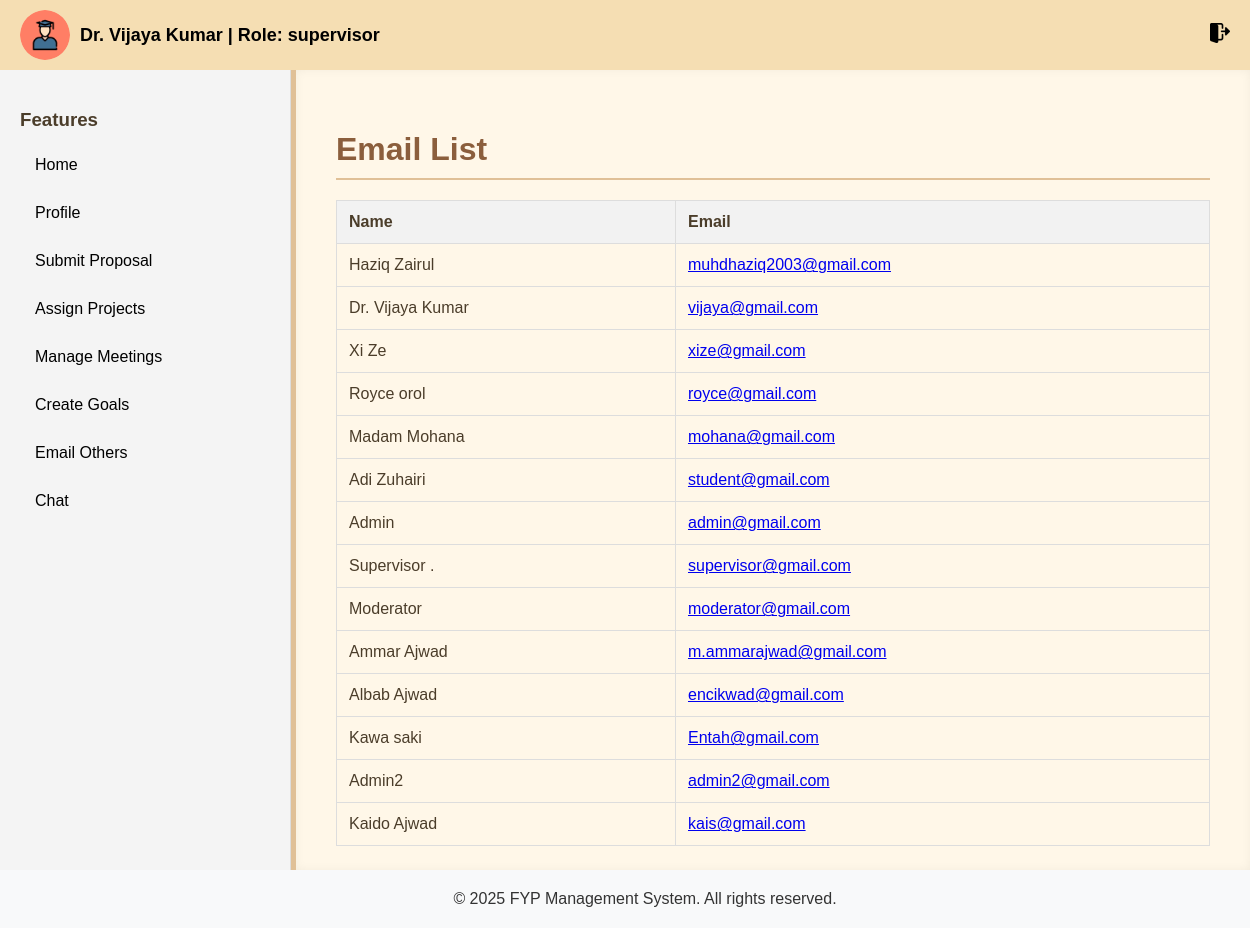
The app's page /email.php (signed in) with its own data.
### tables this page shows
CREATE TABLE `users` (
  `id` int(11) NOT NULL,
  `first_name` varchar(255) NOT NULL,
  `last_name` varchar(255) NOT NULL,
  `email` varchar(255) NOT NULL,
  `student_id` varchar(255) NOT NULL,
  `password` varchar(255) NOT NULL,
  `role` enum('student','moderator','admin','supervisor') NOT NULL DEFAULT 'student',
  `created_at` timestamp NOT NULL DEFAULT current_timestamp(),
  `status` enum('active','suspended') DEFAULT 'active'
);

### email.php (the view, shortened to what this page needs)
<?php
include 'db_connection.php';
$query = "SELECT email, first_name, last_name FROM users";
$result = $conn->query($query);
$users = $result->fetch_all(MYSQLI_ASSOC);
?>
<!DOCTYPE html>
<html lang="en">
<head>
    <link rel="stylesheet" href="css/dashboard.css">
    <link rel="stylesheet" href="css/header.css">
</head>
<body>
    <?php include 'includes/header.php'; ?>
    <div class="dashboard-container">
        <?php include 'includes/sidebar.php'; ?>
        <div class="dashboard-main">
            <h1>Email List</h1>
            <?php if (!empty($users)): ?>
                <table>
                    <thead>
                        <tr>
                            <th>Name</th>
                            <th>Email</th>
                        </tr>
                    </thead>
                    <tbody>
                        <?php foreach ($users as $user): ?>
                            <tr>
                                <td><?= htmlspecialchars($user['first_name'] . ' ' . $user['last_name']); ?></td>
                                <td>
                                    <a href="https://mail.google.com/mail/?view=cm&fs=1&to=<?= urlencode($user['email']); ?>" target="_blank">
                                        <?= htmlspecialchars($user['email']); ?>
                                    </a>
                                </td>
                            </tr>
                        <?php endforeach; ?>
                    </tbody>
                </table>
            <?php else: ?>
                <p>No users found.</p>
            <?php endif; ?>
        </div>
    </div>
    <?php include 'includes/footer.php'; ?>
</body>
</html>

### css/dashboard.css (style rules this page uses)
body, html { margin: 0; padding: 0; min-height: 100vh; display: flex; flex-direction: column; }
.dashboard-container { display: flex; flex: 1; min-height: 0; }
.dashboard-main { flex: 1; padding: 20px; overflow-y: auto; }
html, body { margin: 0; padding: 0; height: 100%; display: flex; flex-direction: column; }
.dashboard-main { flex: 1; padding: 20px; }
.dashboard-main h1 { margin-bottom: 20px; }
body { font-family: Arial, sans-serif; margin: 0; padding: 0; background-color: #fdf5e6; color: #4b3d2a; }
.dashboard-container { display: flex; min-height: 100vh; }
.dashboard-main { flex: 1; padding: 40px; background-color: #fff7e8; border-left: 5px solid #e0c097; box-shadow: inset 0 0 10px rgba(0, 0, 0, 0.05); }
.dashboard-main h1 { color: #8b5e3c; border-bottom: 2px solid #e0c097; padding-bottom: 10px; margin-bottom: 20px; }

### css/header.css (style rules this page uses)
body { margin: 0; font-family: Arial, sans-serif; }

### email.php (style rules this page uses)
table { width: 100%; border-collapse: collapse; margin-top: 20px; }
th, td { padding: 12px; text-align: left; border: 1px solid #ddd; }
th { background-color: #f2f2f2; }

### records on screen
users: first_name+last_name "Haziq Zairul", email "muhdhaziq2003@gmail.com"
users: first_name+last_name "Dr. Vijaya Kumar", email "vijaya@gmail.com"
users: first_name+last_name "Xi Ze", email "xize@gmail.com"
users: first_name+last_name "Royce orol", email "royce@gmail.com"
users: first_name+last_name "Madam Mohana", email "mohana@gmail.com"
users: first_name+last_name "Adi Zuhairi", email "student@gmail.com"
users: first_name+last_name "Admin", email "admin@gmail.com"
users: first_name+last_name "Supervisor .", email "supervisor@gmail.com"
users: first_name+last_name "Moderator", email "moderator@gmail.com"
users: first_name+last_name "Ammar Ajwad", email "m.ammarajwad@gmail.com"
users: first_name+last_name "Albab Ajwad", email "encikwad@gmail.com"
users: first_name+last_name "Kawa saki", email "Entah@gmail.com"
users: first_name+last_name "Admin2", email "admin2@gmail.com"
users: first_name+last_name "Kaido Ajwad", email "kais@gmail.com"

### other values on screen
$name "Dr. Vijaya Kumar"
$role "supervisor"
